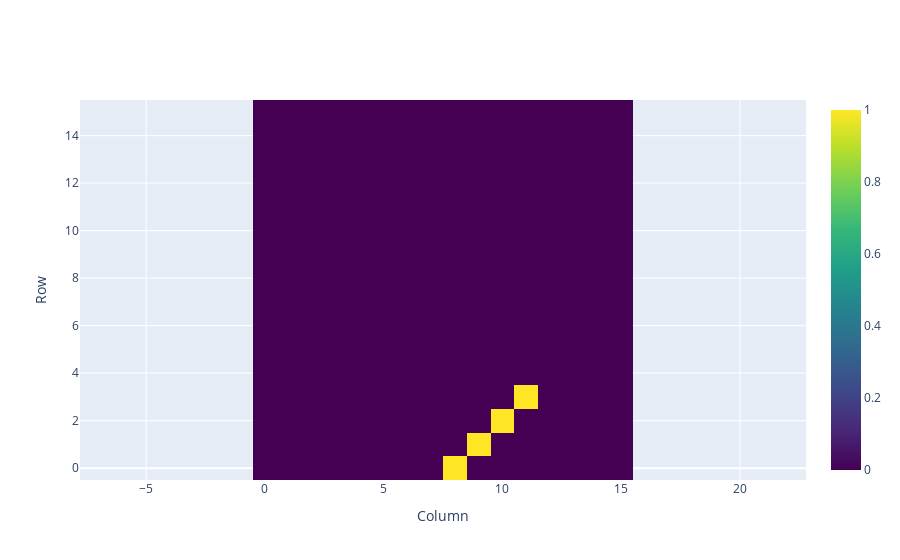

This figure's notebook cell:
### Code cell
heatmap_plotly(W_V @ W_O)

### Figure 1 — Plotly figure (JSON) as saved in the notebook; plotly's stock layout.template omitted (floating-point values rounded to 4 significant figures; data arrays with more than 128 entries replaced by an {"elided": "..."} marker saying what was removed)
{"data": [{"colorscale": [[0, "#440154"], [0.1111, "#482878"], [0.2222, "#3e4989"], [0.3333, "#31688e"], [0.4444, "#26828e"], [0.5556, "#1f9e89"], [0.6667, "#35b779"], [0.7778, "#6ece58"], [0.8889, "#b5de2b"], [1, "#fde725"]], "type": "heatmap", "z": {"elided": "16x16 int values"}}], "layout": {"autosize": true, "xaxis": {"autorange": true, "domain": [0, 1], "range": [-38.81, 53.81], "scaleanchor": "y", "scaleratio": 1, "title": {"text": "Column"}}, "yaxis": {"autorange": true, "constrain": "domain", "domain": [0, 1], "range": [-0.5, 15.5], "title": {"text": "Row"}}}}
